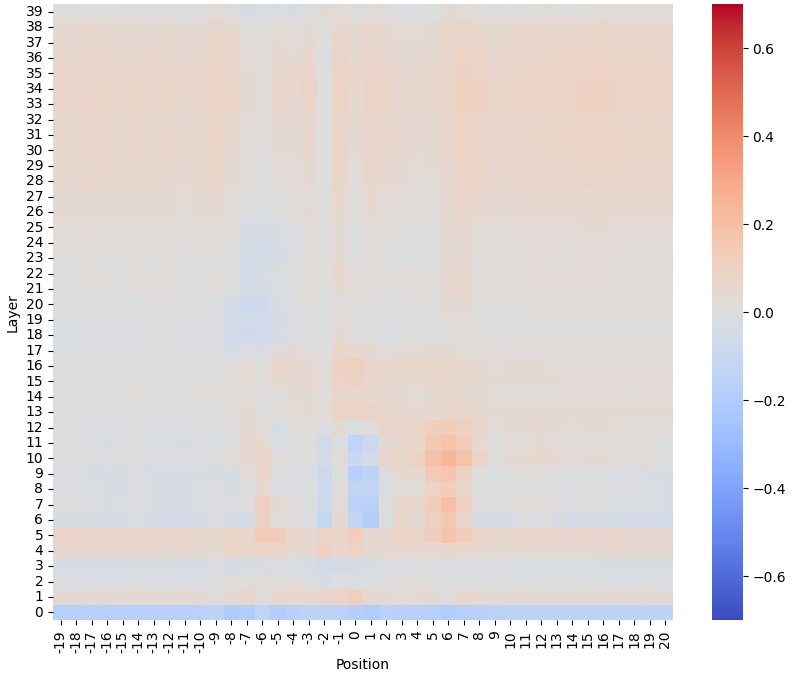
#> input picture figs/heatmap_base_tqa.png, 795 x 682 px
$ python combine_heatmaps.py
#> lines starting #> are read from the running program, lines starting #| are printed output that depends on the picture
from PIL import Image

# Paths to your images
image_files = ['heatmap_base_tqa.png', 'heatmap_zerotunedl14attnvo_tqa.png', 'heatmap_negtuned_tqa.png', 'heatmap_lietuned_tqa.png']

# Open the images
images = [Image.open(x) for x in image_files]
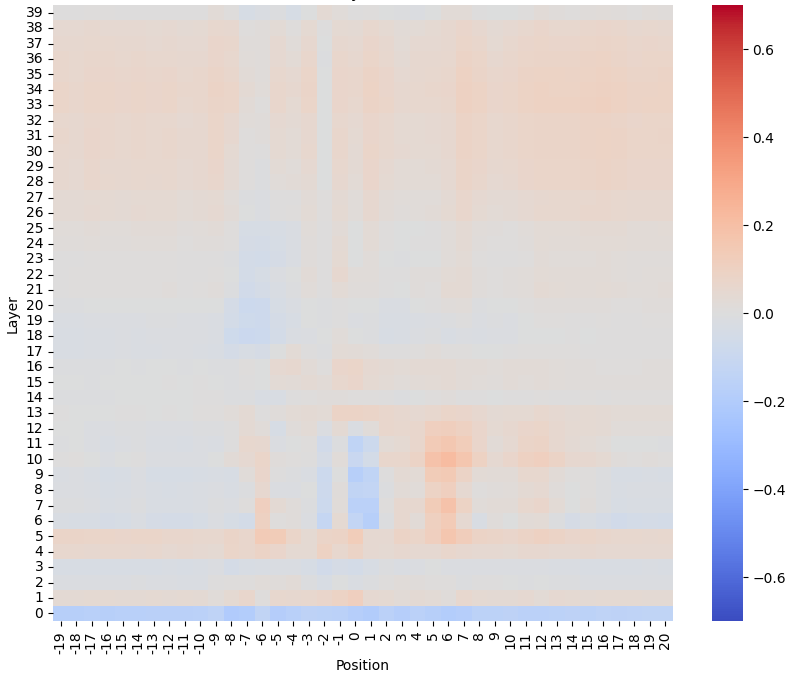
#> input picture figs/heatmap_zerotunedl14attnvo_tqa.png, 795 x 683 px
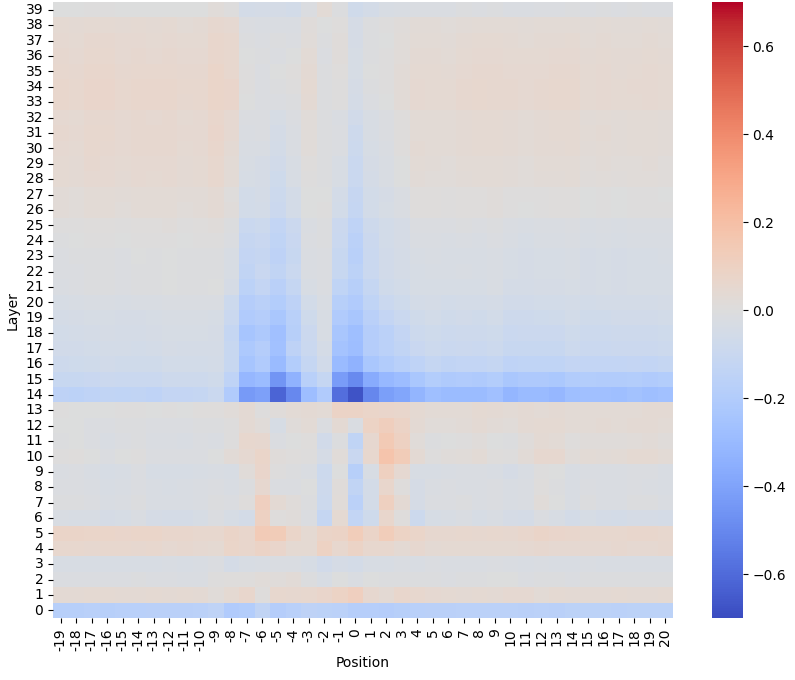
#> input picture figs/heatmap_negtuned_tqa.png, 795 x 680 px
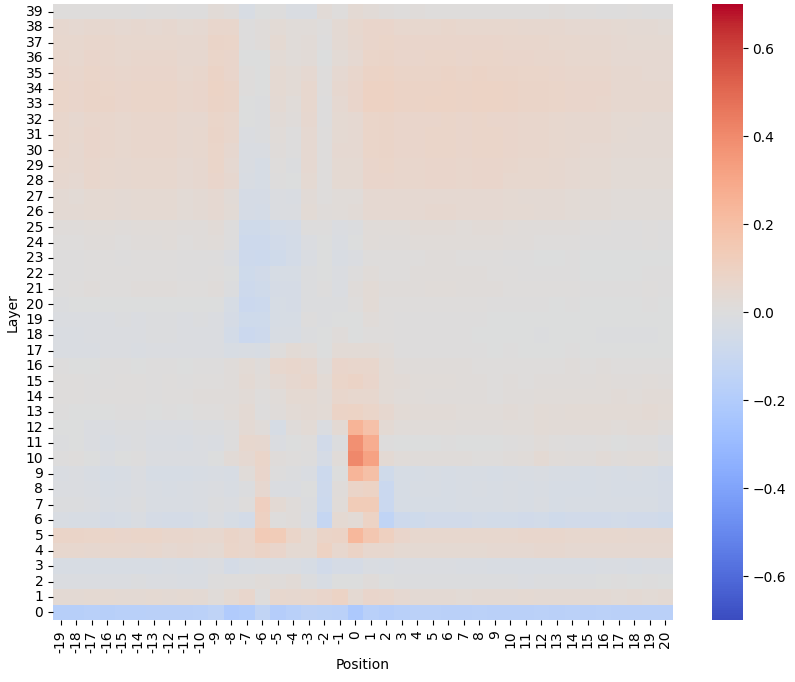
#> input picture figs/heatmap_lietuned_tqa.png, 795 x 682 px
#> images = 4 items

# Calculate maximum width and height of images
max_width = max(img.width for img in images)
#> max_width = 795
max_height = max(img.height for img in images)
#> max_height = 683

# New image size should be two images wide by two images tall
new_image = Image.new('RGB', (max_width * 2, max_height * 2))
#> new_image: PIL image 1590x1366 RGB; every value is 0

# Calculate positions to center each image in its grid cell
positions = [
    ((max_width - images[0].width) // 2, (max_height - images[0].height) // 2),
    (max_width + (max_width - images[1].width) // 2, (max_height - images[1].height) // 2),
    ((max_width - images[2].width) // 2, max_height + (max_height - images[2].height) // 2),
    (max_width + (max_width - images[3].width) // 2, max_height + (max_height - images[3].height) // 2)
]
#> positions = [(0, 0), (795, 0), (0, 684), (795, 683)]

# Paste images into the new image
for img, pos in zip(images, positions):
    new_image.paste(img, pos)
#> this loop made 4 passes
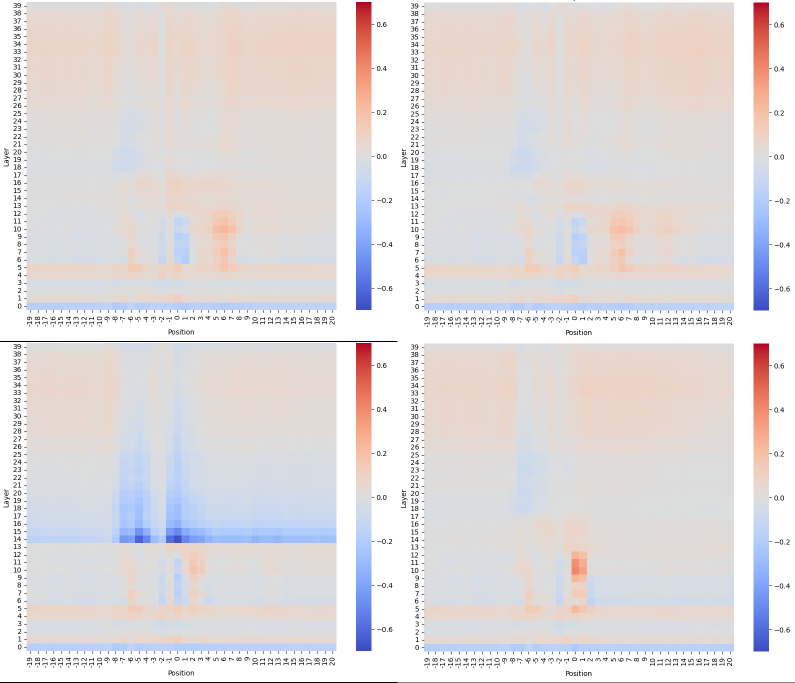
#> new_image: PIL image 1590x1366 RGB (shown at 1/2 size); mean R, G, B 226.5, 221.9, 222.8

new_image.save('combined_heatmaps.png')
